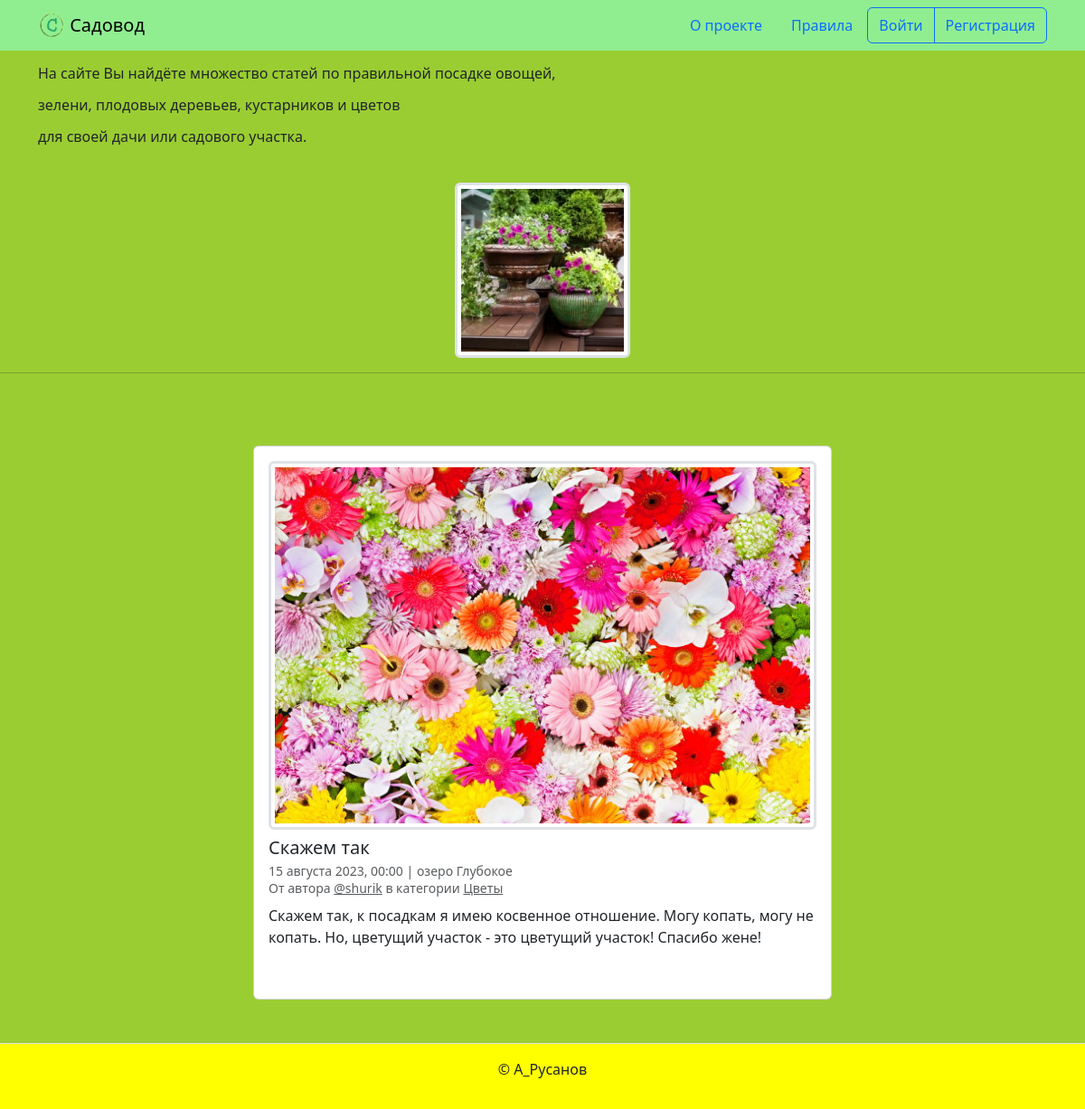
The app's page /posts/1/, older data.
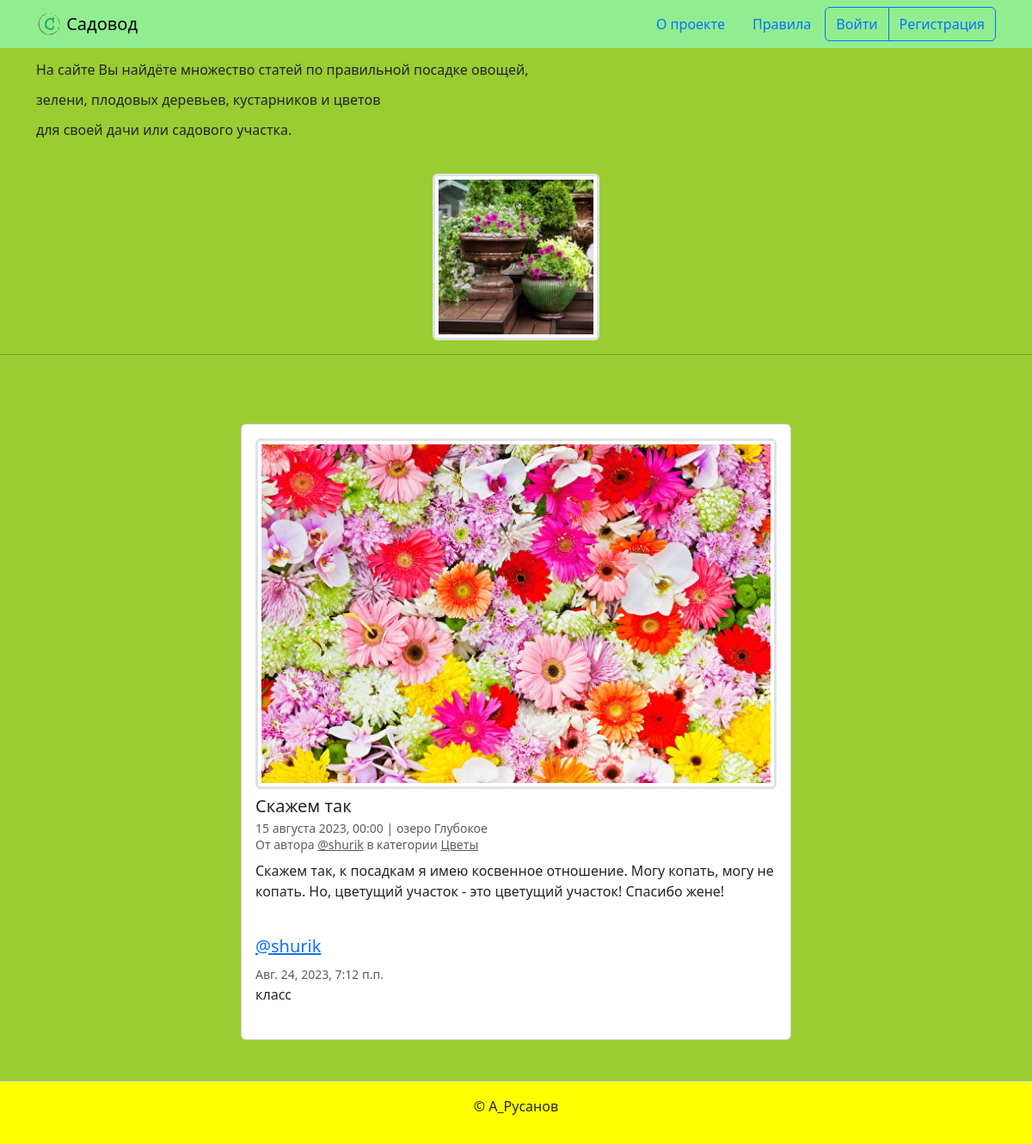
The same page, newer data.
### posts/models.py (models this page shows, shortened)
class Comment(models.Model):
    text = models.TextField(max_length=256, verbose_name='Текст комментария')
    author = models.ForeignKey(
        User, on_delete=models.CASCADE,
        verbose_name='Автор Комментария',
    )
    post = models.ForeignKey(
        Post, on_delete=models.CASCADE,
        verbose_name='Пост',
        related_name='post_comments',
    )
    created_at = models.DateTimeField(
        auto_now_add=True,
        verbose_name='Добавлено')
    class Meta:
        ordering = ('created_at',)
        verbose_name = 'комментарий'
        verbose_name_plural = 'Комментарии'

### posts/views.py (the view)
# urls.py: path('posts/<int:pk>/', views.PostDetailView.as_view(),
class PostDetailView(DetailView):
    model = Post
    template_name = 'posts/detail.html'
    def get_context_data(self, **kwargs):
        context = super().get_context_data(**kwargs)
        context['form'] = CommentForm()
        context['comments'] = (
            self.object.post_comments.select_related(
                'author'
            ).order_by('created_at')
        )
        return context

### templates/posts/detail.html (shortened to what this page needs)
{% extends "base.html" %}
{% block content %}
  <div class="col d-flex justify-content-center">
    <div class="card" style="width: 40rem;">
      <div class="card-body">
        {% if post.image %}
          <a href="{{ post.image.url }}" target="_blank">
            <img class="border-3 rounded img-fluid img-thumbnail mb-2 mx-auto d-block" src="{{ post.image.url }}">
          </a>
        {% endif %}
        <h5 class="card-title">{{ post.title }}</h5>
        <h6 class="card-subtitle mb-2 text-muted">
          <small>
            {{ post.pub_date|date:"d E Y, H:i" }} | {% if post.location and post.location.is_published %}{{ post.location.name }}{% else %}Планета Земля{% endif %}<br>
            От автора <a class="text-muted" href="{% url 'posts:profile' post.author %}">@{{ post.author.username }}</a> в
            категории {% include "includes/category_link.html" %}
          </small>
        </h6>
        <p class="card-text">{{ post.text|linebreaksbr }}</p>
        {% include "includes/comments.html" %}
      </div>
    </div>
  </div>
{% endblock %}

### templates/includes/comments.html (shortened to what this page needs)
{% if user.is_authenticated %}
  {% load django_bootstrap5 %}
{% endif %}
<br>
{% for comment in comments %}
  <div class="media mb-4">
    <div class="media-body">
      <h5 class="mt-0">
        <a href="{% url 'posts:profile' comment.author.username %}" name="comment_{{ comment.id }}">
          @{{ comment.author.username }}
        </a>
      </h5>
      <small class="text-muted">{{ comment.created_at }}</small>
      <br>
      {{ comment.text|linebreaksbr }}
    </div>
  </div>
{% endfor %}

Row changes from the older to the newer data that the page shows:
added Comment: author.username "shurik", created_at "Авг. 24, 2023, 7:12 п.п.", text "класс"
